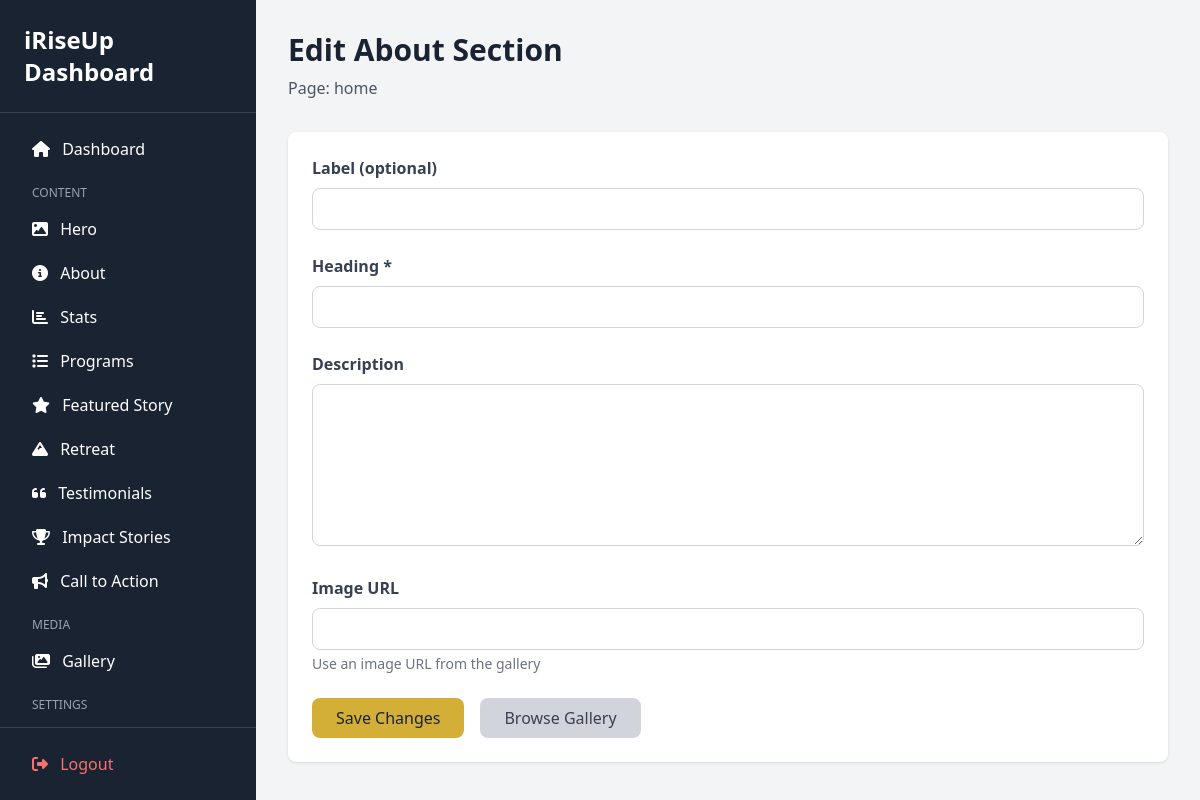
Before: /dashboard/about/home/ (signed in) with the older database file.
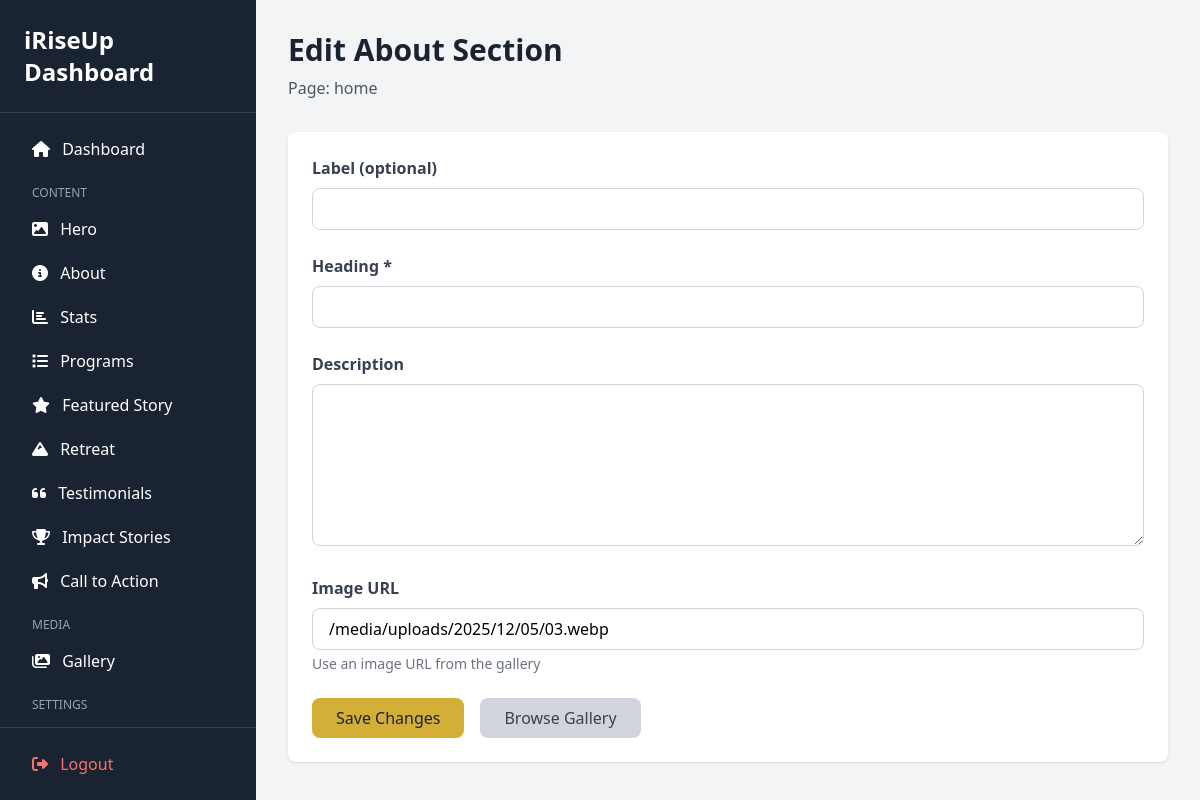
After: the same page with the newer database file.
### myApp/models.py (models this page shows, shortened)
class About(models.Model):
    page = models.CharField(max_length=100, unique=True, default='home')
    label = models.CharField(max_length=100, blank=True)
    heading = models.CharField(max_length=200)
    description = models.TextField(blank=True)
    image_url = models.URLField(max_length=500, blank=True)
    content = JSONField(default=dict, blank=True)
    created_at = models.DateTimeField(auto_now_add=True)
    updated_at = models.DateTimeField(auto_now=True)

### myApp/dashboard_views.py (the view, shortened to what this page needs)
# urls.py: path('about/<str:page>/', dashboard_views.about_edit, name='about_edit'),
@login_required
def about_edit(request, page='home'):
    about, created = About.objects.get_or_create(page=page)
    return render(request, 'dashboard/about_edit.html', {'about': about, 'page': page})

### myApp/templates/dashboard/about_edit.html (shortened to what this page needs)
{% extends 'dashboard/base.html' %}
{% block content %}
<div class="mb-8">
    <h1 class="text-3xl font-bold text-navy mb-2">Edit About Section</h1>
    <p class="text-gray-600">Page: {{ page }}</p>
</div>
<form method="post" class="bg-white rounded-lg shadow p-6">
    <div class="mb-6">
        <label class="block text-gray-700 font-bold mb-2">Label (optional)</label>
        <input type="text" name="label" value="{{ about.label }}"
               class="w-full px-4 py-2 border border-gray-300 rounded-lg">
    </div>
    <div class="mb-6">
        <label class="block text-gray-700 font-bold mb-2">Heading *</label>
        <input type="text" name="heading" value="{{ about.heading }}" required
               class="w-full px-4 py-2 border border-gray-300 rounded-lg">
    </div>
    <div class="mb-6">
        <label class="block text-gray-700 font-bold mb-2">Description</label>
        <textarea name="description" rows="6"
                  class="w-full px-4 py-2 border border-gray-300 rounded-lg">{{ about.description }}</textarea>
    </div>
    <div class="mb-6">
        <label class="block text-gray-700 font-bold mb-2">Image URL</label>
        <input type="url" name="image_url" value="{{ about.image_url }}"
               class="w-full px-4 py-2 border border-gray-300 rounded-lg">
        <p class="text-sm text-gray-500 mt-1">Use an image URL from the gallery</p>
    </div>
    <div class="flex gap-4">
        <button type="submit" class="bg-gold text-navy px-6 py-2 rounded-lg hover:bg-amber">
            Save Changes
        </button>
        <a href="{% url 'dashboard:gallery' %}" class="bg-gray-300 text-gray-700 px-6 py-2 rounded-lg hover:bg-gray-400">
            Browse Gallery
        </a>
    </div>
</form>
{% endblock %}

### myApp/templates/dashboard/base.html (shortened to what this page needs)
<!DOCTYPE html>
<html lang="en">
<head>
    <script src="https://cdn.tailwindcss.com"></script>
    <link rel="stylesheet" href="https://cdnjs.cloudflare.com/ajax/libs/font-awesome/6.5.1/css/all.min.css" />
</head>
<body class="bg-gray-100">
    <div class="flex h-screen">
        <aside class="w-64 bg-navy text-white flex flex-col">
            <div class="p-6 border-b border-gray-700">
                <h1 class="text-2xl font-bold">iRiseUp Dashboard</h1>
            </div>
            <nav class="flex-1 overflow-y-auto p-4">
                <a href="{% url 'dashboard:index' %}" class="block py-2 px-4 rounded hover:bg-gray-700 mb-2">
                    <i class="fas fa-home mr-2"></i> Dashboard
                </a>
                <div class="mt-4 mb-2 text-xs uppercase text-gray-400 px-4">Content</div>
                <a href="{% url 'dashboard:hero_edit' 'home' %}" class="block py-2 px-4 rounded hover:bg-gray-700 mb-1">
                    <i class="fas fa-image mr-2"></i> Hero
                </a>
                <a href="{% url 'dashboard:about_edit' 'home' %}" class="block py-2 px-4 rounded hover:bg-gray-700 mb-1">
                    <i class="fas fa-info-circle mr-2"></i> About
                </a>
                <a href="{% url 'dashboard:stats_list' %}" class="block py-2 px-4 rounded hover:bg-gray-700 mb-1">
                    <i class="fas fa-chart-bar mr-2"></i> Stats
                </a>
                <a href="{% url 'dashboard:programs_list' %}" class="block py-2 px-4 rounded hover:bg-gray-700 mb-1">
                    <i class="fas fa-list mr-2"></i> Programs
                </a>
                <a href="{% url 'dashboard:featured_story_edit' 'home' %}" class="block py-2 px-4 rounded hover:bg-gray-700 mb-1">
                    <i class="fas fa-star mr-2"></i> Featured Story
                </a>
                <a href="{% url 'dashboard:retreat_edit' 'home' %}" class="block py-2 px-4 rounded hover:bg-gray-700 mb-1">
                    <i class="fas fa-mountain mr-2"></i> Retreat
                </a>
                <a href="{% url 'dashboard:testimonials_list' %}" class="block py-2 px-4 rounded hover:bg-gray-700 mb-1">
                    <i class="fas fa-quote-left mr-2"></i> Testimonials
                </a>
                <a href="{% url 'dashboard:impact_stories_list' %}" class="block py-2 px-4 rounded hover:bg-gray-700 mb-1">
                    <i class="fas fa-trophy mr-2"></i> Impact Stories
                </a>
                <a href="{% url 'dashboard:cta_edit' 'home' %}" class="block py-2 px-4 rounded hover:bg-gray-700 mb-1">
                    <i class="fas fa-bullhorn mr-2"></i> Call to Action
                </a>
                <div class="mt-4 mb-2 text-xs uppercase text-gray-400 px-4">Media</div>
                <a href="{% url 'dashboard:gallery' %}" class="block py-2 px-4 rounded hover:bg-gray-700 mb-1">
                    <i class="fas fa-images mr-2"></i> Gallery
                </a>
                <div class="mt-4 mb-2 text-xs uppercase text-gray-400 px-4">Settings</div>
                <a href="{% url 'dashboard:navigation_edit' %}" class="block py-2 px-4 rounded hover:bg-gray-700 mb-1">
                </a>
            </nav>
            <div class="p-4 border-t border-gray-700">
                <a href="{% url 'dashboard:logout' %}" class="block py-2 px-4 rounded hover:bg-gray-700 text-red-400">
                    <i class="fas fa-sign-out-alt mr-2"></i> Logout
                </a>
            </div>
        </aside>
        <main class="flex-1 overflow-y-auto">
            <div class="p-8">
                {% block content %}
                {% endblock %}
            </div>
        </main>
    </div>
</body>
</html>

Changed rows visible on the page:
changed About "home": image_url (not shown) → "/media/uploads/2025/12/05/03.webp"
